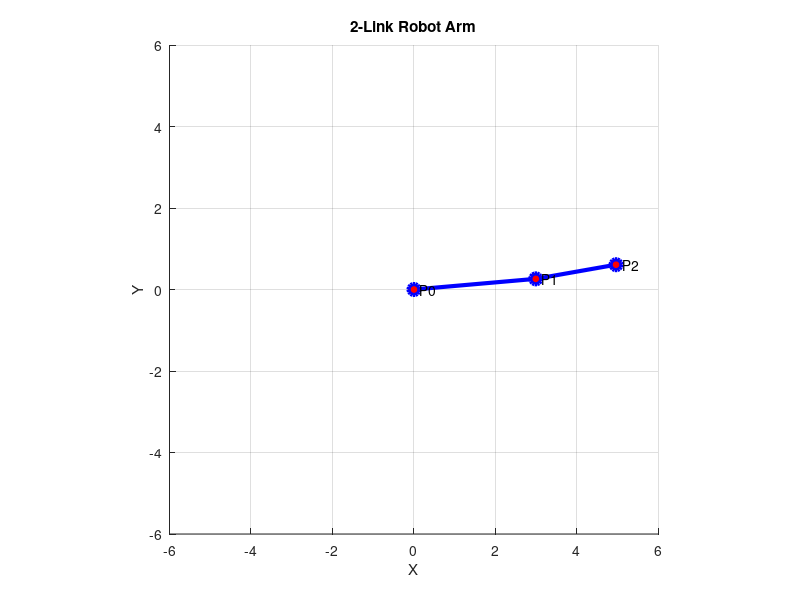

Write MATLAB code to recreate this figure.
clc; clear; close all;

% 링크 길이
L1 = 3;
L2 = 2;

% 관절각 입력: 도 단위
theta1_deg = input('첫 번째 관절각 theta1 (도): ');
theta2_deg = input('두 번째 관절각 theta2 (도): ');

% 라디안으로 변환
theta1 = theta1_deg * pi / 180;
theta2 = theta2_deg * pi / 180;

% 기준점
P0 = [0; 0];

% 첫 번째 링크의 회전행렬
R1 = [cos(theta1), -sin(theta1);
      sin(theta1),  cos(theta1)];

% 두 번째 관절의 상대 회전행렬
R2 = [cos(theta2), -sin(theta2);
      sin(theta2),  cos(theta2)];

% 첫 번째 관절 위치
P1 = P0 + R1 * [L1; 0];

% 두 번째 링크 끝점
% theta2를 첫 번째 링크에 대한 상대각으로 계산
P2 = P1 + R1 * R2 * [L2; 0];

% 좌표 출력
fprintf('P0 = (%.2f, %.2f)\n', P0(1), P0(2));
fprintf('P1 = (%.2f, %.2f)\n', P1(1), P1(2));
fprintf('P2 = (%.2f, %.2f)\n', P2(1), P2(2));

% 로봇팔 그리기
figure;
hold on;
grid on;
axis equal;

plot([P0(1), P1(1), P2(1)], ...
     [P0(2), P1(2), P2(2)], ...
     'b-o', ...
     'LineWidth', 3, ...
     'MarkerSize', 8, ...
     'MarkerFaceColor', 'r');

% 관절과 끝점 표시
text(P0(1), P0(2), '  P0');
text(P1(1), P1(2), '  P1');
text(P2(1), P2(2), '  P2');

xlabel('X');
ylabel('Y');
title('2-Link Robot Arm');

margin = 1;
xlim([-L1-L2-margin, L1+L2+margin]);
ylim([-L1-L2-margin, L1+L2+margin]);
